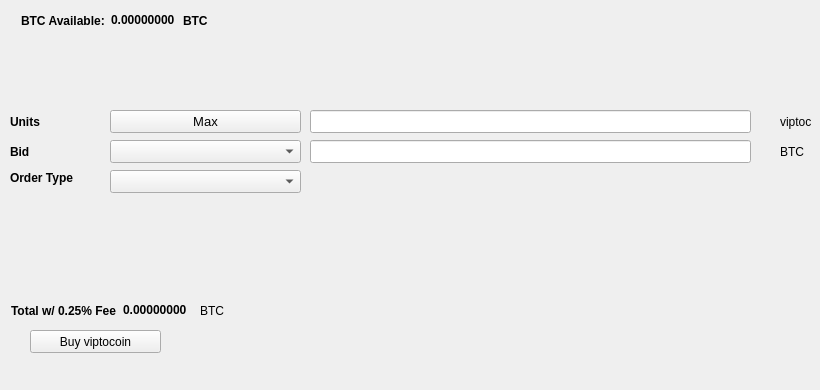
   <widget class="QWidget" name="BuyTab">
    <attribute name="title">
     <string>Buy</string>
    </attribute>
    <widget class="QPushButton" name="BuyECA">
     <property name="geometry">
      <rect>
       <x>30</x>
       <y>330</y>
       <width>131</width>
       <height>23</height>
      </rect>
     </property>
     <property name="text">
      <string>Buy viptocoin</string>
     </property>
     <property name="icon">
      <iconset resource="../viptocoin.qrc">
       <normaloff>:/icons/bitcoin</normaloff>:/icons/bitcoin</iconset>
     </property>
    </widget>
    <widget class="QLabel" name="label_3">
     <property name="geometry">
      <rect>
       <x>10</x>
       <y>110</y>
       <width>46</width>
       <height>23</height>
      </rect>
     </property>
     <property name="font">
      <font>
       <weight>75</weight>
       <bold>true</bold>
      </font>
     </property>
     <property name="text">
      <string>Units</string>
     </property>
    </widget>
    <widget class="QLineEdit" name="UnitsInput">
     <property name="geometry">
      <rect>
       <x>310</x>
       <y>110</y>
       <width>441</width>
       <height>23</height>
      </rect>
     </property>
     <property name="font">
      <font>
       <pointsize>9</pointsize>
       <weight>75</weight>
       <bold>true</bold>
      </font>
     </property>
    </widget>
    <widget class="QLineEdit" name="BuyBidPriceEdit">
     <property name="geometry">
      <rect>
       <x>310</x>
       <y>140</y>
       <width>441</width>
       <height>23</height>
      </rect>
     </property>
     <property name="font">
      <font>
       <pointsize>9</pointsize>
       <weight>75</weight>
       <bold>true</bold>
      </font>
     </property>
    </widget>
    <widget class="QLabel" name="label_4">
     <property name="geometry">
      <rect>
       <x>780</x>
       <y>110</y>
       <width>31</width>
       <height>23</height>
      </rect>
     </property>
     <property name="text">
      <string>viptocoin</string>
     </property>
    </widget>
    <widget class="QLabel" name="label_5">
     <property name="geometry">
      <rect>
       <x>780</x>
       <y>140</y>
       <width>31</width>
       <height>23</height>
      </rect>
     </property>
     <property name="text">
      <string>BTC</string>
     </property>
    </widget>
    <widget class="QLabel" name="label_6">
     <property name="geometry">
      <rect>
       <x>10</x>
       <y>140</y>
       <width>46</width>
       <height>23</height>
      </rect>
     </property>
     <property name="font">
      <font>
       <weight>75</weight>
       <bold>true</bold>
      </font>
     </property>
     <property name="text">
      <string>Bid</string>
     </property>
    </widget>
    <widget class="QLabel" name="label_7">
     <property name="geometry">
      <rect>
       <x>10</x>
       <y>170</y>
       <width>91</width>
       <height>16</height>
      </rect>
     </property>
     <property name="font">
      <font>
       <weight>75</weight>
       <bold>true</bold>
      </font>
     </property>
     <property name="text">
      <string>Order Type</string>
     </property>
    </widget>
    <widget class="QPushButton" name="Buy_Max_Amount">
     <property name="geometry">
      <rect>
       <x>110</x>
       <y>110</y>
       <width>191</width>
       <height>23</height>
      </rect>
     </property>
     <property name="font">
      <font>
       <pointsize>10</pointsize>
      </font>
     </property>
     <property name="text">
      <string>Max</string>
     </property>
    </widget>
    <widget class="QComboBox" name="BuyBidcomboBox">
     <property name="geometry">
      <rect>
       <x>110</x>
       <y>140</y>
       <width>191</width>
       <height>23</height>
      </rect>
     </property>
     <property name="font">
      <font>
       <pointsize>10</pointsize>
      </font>
     </property>
    </widget>
    <widget class="QComboBox" name="buyOrdertypeCombo">
     <property name="geometry">
      <rect>
       <x>110</x>
       <y>170</y>
       <width>191</width>
       <height>23</height>
      </rect>
     </property>
     <property name="font">
      <font>
       <pointsize>10</pointsize>
      </font>
     </property>
    </widget>
    <widget class="QWidget" name="layoutWidget1">
     <property name="geometry">
      <rect>
       <x>21</x>
       <y>11</y>
       <width>227</width>
       <height>19</height>
      </rect>
     </property>
     <layout class="QHBoxLayout" name="horizontalLayout_3">
      <item>
       <widget class="QLabel" name="label232">
        <property name="font">
         <font>
          <weight>75</weight>
          <bold>true</bold>
         </font>
        </property>
        <property name="text">
         <string>BTC Available:</string>
        </property>
       </widget>
      </item>
      <item>
       <widget class="QLabel" name="BtcAvailableLbl">
        <property name="palette">
         <palette>
          <active>
           <colorrole role="WindowText">
            <brush brushstyle="SolidPattern">
             <color alpha="255">
              <red>0</red>
              <green>0</green>
              <blue>0</blue>
             </color>
            </brush>
           </colorrole>
           <colorrole role="Button">
            <brush brushstyle="SolidPattern">
             <color alpha="255">
              <red>0</red>
              <green>170</green>
              <blue>0</blue>
             </color>
            </brush>
           </colorrole>
           <colorrole role="Light">
            <brush brushstyle="SolidPattern">
             <color alpha="255">
              <red>0</red>
              <green>255</green>
              <blue>0</blue>
             </color>
            </brush>
           </colorrole>
           <colorrole role="Midlight">
            <brush brushstyle="SolidPattern">
             <color alpha="255">
              <red>0</red>
              <green>212</green>
              <blue>0</blue>
             </color>
            </brush>
           </colorrole>
           <colorrole role="Dark">
            <brush brushstyle="SolidPattern">
             <color alpha="255">
              <red>0</red>
              <green>85</green>
              <blue>0</blue>
             </color>
            </brush>
           </colorrole>
           <colorrole role="Mid">
            <brush brushstyle="SolidPattern">
             <color alpha="255">
              <red>0</red>
              <green>113</green>
              <blue>0</blue>
             </color>
            </brush>
           </colorrole>
           <colorrole role="Text">
            <brush brushstyle="SolidPattern">
             <color alpha="255">
              <red>0</red>
              <green>170</green>
              <blue>0</blue>
             </color>
            </brush>
           </colorrole>
           <colorrole role="BrightText">
            <brush brushstyle="SolidPattern">
             <color alpha="255">
              <red>255</red>
              <green>255</green>
              <blue>255</blue>
             </color>
            </brush>
           </colorrole>
           <colorrole role="ButtonText">
            <brush brushstyle="SolidPattern">
             <color alpha="255">
              <red>0</red>
              <green>0</green>
              <blue>0</blue>
             </color>
            </brush>
           </colorrole>
           <colorrole role="Base">
            <brush brushstyle="SolidPattern">
             <color alpha="255">
              <red>255</red>
              <green>255</green>
              <blue>255</blue>
             </color>
            </brush>
           </colorrole>
           <colorrole role="Window">
            <brush brushstyle="SolidPattern">
             <color alpha="255">
              <red>0</red>
              <green>170</green>
              <blue>0</blue>
             </color>
            </brush>
           </colorrole>
           <colorrole role="Shadow">
            <brush brushstyle="SolidPattern">
             <color alpha="255">
              <red>0</red>
              <green>0</green>
              <blue>0</blue>
             </color>
            </brush>
           </colorrole>
           <colorrole role="AlternateBase">
            <brush brushstyle="SolidPattern">
             <color alpha="255">
              <red>127</red>
              <green>212</green>
              <blue>127</blue>
             </color>
            </brush>
           </colorrole>
           <colorrole role="ToolTipBase">
            <brush brushstyle="SolidPattern">
             <color alpha="255">
              <red>255</red>
              <green>255</green>
              <blue>220</blue>
             </color>
            </brush>
           </colorrole>
           <colorrole role="ToolTipText">
            <brush brushstyle="SolidPattern">
             <color alpha="255">
              <red>0</red>
              <green>0</green>
              <blue>0</blue>
             </color>
            </brush>
           </colorrole>
          </active>
          <inactive>
           <colorrole role="WindowText">
            <brush brushstyle="SolidPattern">
             <color alpha="255">
              <red>0</red>
              <green>0</green>
              <blue>0</blue>
             </color>
            </brush>
           </colorrole>
           <colorrole role="Button">
            <brush brushstyle="SolidPattern">
             <color alpha="255">
              <red>0</red>
              <green>170</green>
              <blue>0</blue>
             </color>
            </brush>
           </colorrole>
           <colorrole role="Light">
            <brush brushstyle="SolidPattern">
             <color alpha="255">
              <red>0</red>
              <green>255</green>
              <blue>0</blue>
             </color>
            </brush>
           </colorrole>
           <colorrole role="Midlight">
            <brush brushstyle="SolidPattern">
             <color alpha="255">
              <red>0</red>
              <green>212</green>
              <blue>0</blue>
             </color>
            </brush>
           </colorrole>
           <colorrole role="Dark">
            <brush brushstyle="SolidPattern">
             <color alpha="255">
              <red>0</red>
              <green>85</green>
              <blue>0</blue>
             </color>
            </brush>
           </colorrole>
           <colorrole role="Mid">
            <brush brushstyle="SolidPattern">
             <color alpha="255">
              <red>0</red>
              <green>113</green>
              <blue>0</blue>
             </color>
            </brush>
           </colorrole>
           <colorrole role="Text">
            <brush brushstyle="SolidPattern">
             <color alpha="255">
              <red>0</red>
              <green>170</green>
              <blue>0</blue>
             </color>
            </brush>
           </colorrole>
           <colorrole role="BrightText">
            <brush brushstyle="SolidPattern">
             <color alpha="255">
              <red>255</red>
              <green>255</green>
              <blue>255</blue>
             </color>
            </brush>
           </colorrole>
           <colorrole role="ButtonText">
            <brush brushstyle="SolidPattern">
             <color alpha="255">
              <red>0</red>
              <green>0</green>
              <blue>0</blue>
             </color>
            </brush>
           </colorrole>
           <colorrole role="Base">
            <brush brushstyle="SolidPattern">
             <color alpha="255">
              <red>255</red>
              <green>255</green>
              <blue>255</blue>
             </color>
            </brush>
           </colorrole>
           <colorrole role="Window">
            <brush brushstyle="SolidPattern">
             <color alpha="255">
              <red>0</red>
              <green>170</green>
              <blue>0</blue>
             </color>
            </brush>
           </colorrole>
           <colorrole role="Shadow">
            <brush brushstyle="SolidPattern">
             <color alpha="255">
              <red>0</red>
              <green>0</green>
              <blue>0</blue>
             </color>
            </brush>
           </colorrole>
           <colorrole role="AlternateBase">
            <brush brushstyle="SolidPattern">
             <color alpha="255">
              <red>127</red>
              <green>212</green>
              <blue>127</blue>
             </color>
            </brush>
           </colorrole>
           <colorrole role="ToolTipBase">
            <brush brushstyle="SolidPattern">
             <color alpha="255">
              <red>255</red>
              <green>255</green>
              <blue>220</blue>
             </color>
            </brush>
           </colorrole>
           <colorrole role="ToolTipText">
            <brush brushstyle="SolidPattern">
             <color alpha="255">
              <red>0</red>
              <green>0</green>
              <blue>0</blue>
             </color>
            </brush>
           </colorrole>
          </inactive>
          <disabled>
           <colorrole role="WindowText">
            <brush brushstyle="SolidPattern">
             <color alpha="255">
              <red>0</red>
              <green>85</green>
              <blue>0</blue>
             </color>
            </brush>
           </colorrole>
           <colorrole role="Button">
            <brush brushstyle="SolidPattern">
             <color alpha="255">
              <red>0</red>
              <green>170</green>
              <blue>0</blue>
             </color>
            </brush>
           </colorrole>
           <colorrole role="Light">
            <brush brushstyle="SolidPattern">
             <color alpha="255">
              <red>0</red>
              <green>255</green>
              <blue>0</blue>
             </color>
            </brush>
           </colorrole>
           <colorrole role="Midlight">
            <brush brushstyle="SolidPattern">
             <color alpha="255">
              <red>0</red>
              <green>212</green>
              <blue>0</blue>
             </color>
            </brush>
           </colorrole>
           <colorrole role="Dark">
            <brush brushstyle="SolidPattern">
             <color alpha="255">
              <red>0</red>
              <green>85</green>
              <blue>0</blue>
             </color>
            </brush>
           </colorrole>
           <colorrole role="Mid">
            <brush brushstyle="SolidPattern">
             <color alpha="255">
              <red>0</red>
              <green>113</green>
              <blue>0</blue>
             </color>
            </brush>
           </colorrole>
           <colorrole role="Text">
            <brush brushstyle="SolidPattern">
             <color alpha="255">
              <red>0</red>
              <green>85</green>
              <blue>0</blue>
             </color>
            </brush>
           </colorrole>
           <colorrole role="BrightText">
            <brush brushstyle="SolidPattern">
             <color alpha="255">
              <red>255</red>
              <green>255</green>
              <blue>255</blue>
             </color>
            </brush>
           </colorrole>
           <colorrole role="ButtonText">
            <brush brushstyle="SolidPattern">
             <color alpha="255">
              <red>0</red>
              <green>85</green>
              <blue>0</blue>
             </color>
            </brush>
           </colorrole>
           <colorrole role="Base">
            <brush brushstyle="SolidPattern">
             <color alpha="255">
              <red>0</red>
              <green>170</green>
              <blue>0</blue>
             </color>
            </brush>
           </colorrole>
           <colorrole role="Window">
            <brush brushstyle="SolidPattern">
             <color alpha="255">
              <red>0</red>
              <green>170</green>
              <blue>0</blue>
             </color>
            </brush>
           </colorrole>
           <colorrole role="Shadow">
            <brush brushstyle="SolidPattern">
             <color alpha="255">
              <red>0</red>
              <green>0</green>
              <blue>0</blue>
             </color>
            </brush>
           </colorrole>
           <colorrole role="AlternateBase">
            <brush brushstyle="SolidPattern">
             <color alpha="255">
              <red>0</red>
              <green>170</green>
              <blue>0</blue>
             </color>
            </brush>
           </colorrole>
           <colorrole role="ToolTipBase">
            <brush brushstyle="SolidPattern">
             <color alpha="255">
              <red>255</red>
              <green>255</green>
              <blue>220</blue>
             </color>
            </brush>
           </colorrole>
           <colorrole role="ToolTipText">
            <brush brushstyle="SolidPattern">
             <color alpha="255">
              <red>0</red>
              <green>0</green>
              <blue>0</blue>
             </color>
            </brush>
           </colorrole>
          </disabled>
         </palette>
        </property>
        <property name="font">
         <font>
          <weight>75</weight>
          <bold>true</bold>
         </font>
        </property>
        <property name="text">
         <string>0.00000000</string>
        </property>
        <property name="textInteractionFlags">
         <set>Qt::LinksAccessibleByMouse|Qt::TextSelectableByKeyboard|Qt::TextSelectableByMouse</set>
        </property>
       </widget>
      </item>
      <item>
       <widget class="QLabel" name="BtcAvailableLbl_2">
        <property name="font">
         <font>
          <weight>75</weight>
          <bold>true</bold>
         </font>
        </property>
        <property name="text">
         <string>BTC</string>
        </property>
       </widget>
      </item>
     </layout>
    </widget>
    <widget class="QWidget" name="layoutWidge2">
     <property name="geometry">
      <rect>
       <x>11</x>
       <y>301</y>
       <width>259</width>
       <height>19</height>
      </rect>
     </property>
     <layout class="QHBoxLayout" name="horizontalLayout_4">
      <item>
       <widget class="QLabel" name="label_9">
        <property name="font">
         <font>
          <weight>75</weight>
          <bold>true</bold>
         </font>
        </property>
        <property name="text">
         <string>Total w/ 0.25% Fee</string>
        </property>
       </widget>
      </item>
      <item>
       <widget class="QLabel" name="BuyCostLabel">
        <property name="palette">
         <palette>
          <active>
           <colorrole role="WindowText">
            <brush brushstyle="SolidPattern">
             <color alpha="255">
              <red>0</red>
              <green>0</green>
              <blue>0</blue>
             </color>
            </brush>
           </colorrole>
           <colorrole role="Button">
            <brush brushstyle="SolidPattern">
             <color alpha="255">
              <red>0</red>
              <green>170</green>
              <blue>0</blue>
             </color>
            </brush>
           </colorrole>
           <colorrole role="Light">
            <brush brushstyle="SolidPattern">
             <color alpha="255">
              <red>0</red>
              <green>255</green>
              <blue>0</blue>
             </color>
            </brush>
           </colorrole>
           <colorrole role="Midlight">
            <brush brushstyle="SolidPattern">
             <color alpha="255">
              <red>0</red>
              <green>212</green>
              <blue>0</blue>
             </color>
            </brush>
           </colorrole>
           <colorrole role="Dark">
            <brush brushstyle="SolidPattern">
             <color alpha="255">
              <red>0</red>
              <green>85</green>
              <blue>0</blue>
             </color>
            </brush>
           </colorrole>
           <colorrole role="Mid">
            <brush brushstyle="SolidPattern">
             <color alpha="255">
              <red>0</red>
              <green>113</green>
              <blue>0</blue>
             </color>
            </brush>
           </colorrole>
           <colorrole role="Text">
            <brush brushstyle="SolidPattern">
             <color alpha="255">
              <red>0</red>
              <green>170</green>
              <blue>0</blue>
             </color>
            </brush>
           </colorrole>
           <colorrole role="BrightText">
            <brush brushstyle="SolidPattern">
             <color alpha="255">
              <red>255</red>
              <green>255</green>
              <blue>255</blue>
             </color>
            </brush>
           </colorrole>
           <colorrole role="ButtonText">
            <brush brushstyle="SolidPattern">
             <color alpha="255">
              <red>0</red>
              <green>0</green>
              <blue>0</blue>
             </color>
            </brush>
           </colorrole>
           <colorrole role="Base">
            <brush brushstyle="SolidPattern">
             <color alpha="255">
              <red>255</red>
              <green>255</green>
              <blue>255</blue>
             </color>
            </brush>
           </colorrole>
           <colorrole role="Window">
            <brush brushstyle="SolidPattern">
             <color alpha="255">
              <red>0</red>
              <green>170</green>
              <blue>0</blue>
             </color>
            </brush>
           </colorrole>
           <colorrole role="Shadow">
            <brush brushstyle="SolidPattern">
             <color alpha="255">
              <red>0</red>
              <green>0</green>
              <blue>0</blue>
             </color>
            </brush>
           </colorrole>
           <colorrole role="AlternateBase">
            <brush brushstyle="SolidPattern">
             <color alpha="255">
              <red>127</red>
              <green>212</green>
              <blue>127</blue>
             </color>
            </brush>
           </colorrole>
           <colorrole role="ToolTipBase">
            <brush brushstyle="SolidPattern">
             <color alpha="255">
              <red>255</red>
              <green>255</green>
              <blue>220</blue>
             </color>
            </brush>
           </colorrole>
           <colorrole role="ToolTipText">
            <brush brushstyle="SolidPattern">
             <color alpha="255">
              <red>0</red>
              <green>0</green>
              <blue>0</blue>
             </color>
            </brush>
           </colorrole>
          </active>
          <inactive>
           <colorrole role="WindowText">
            <brush brushstyle="SolidPattern">
             <color alpha="255">
              <red>0</red>
              <green>0</green>
              <blue>0</blue>
             </color>
            </brush>
           </colorrole>
           <colorrole role="Button">
            <brush brushstyle="SolidPattern">
             <color alpha="255">
              <red>0</red>
              <green>170</green>
              <blue>0</blue>
             </color>
            </brush>
           </colorrole>
           <colorrole role="Light">
            <brush brushstyle="SolidPattern">
             <color alpha="255">
              <red>0</red>
              <green>255</green>
              <blue>0</blue>
             </color>
            </brush>
           </colorrole>
           <colorrole role="Midlight">
            <brush brushstyle="SolidPattern">
             <color alpha="255">
              <red>0</red>
              <green>212</green>
              <blue>0</blue>
             </color>
            </brush>
           </colorrole>
           <colorrole role="Dark">
            <brush brushstyle="SolidPattern">
             <color alpha="255">
              <red>0</red>
              <green>85</green>
              <blue>0</blue>
             </color>
            </brush>
           </colorrole>
           <colorrole role="Mid">
            <brush brushstyle="SolidPattern">
             <color alpha="255">
              <red>0</red>
              <green>113</green>
              <blue>0</blue>
             </color>
            </brush>
           </colorrole>
           <colorrole role="Text">
            <brush brushstyle="SolidPattern">
             <color alpha="255">
              <red>0</red>
              <green>170</green>
              <blue>0</blue>
             </color>
            </brush>
           </colorrole>
           <colorrole role="BrightText">
            <brush brushstyle="SolidPattern">
             <color alpha="255">
              <red>255</red>
              <green>255</green>
              <blue>255</blue>
             </color>
            </brush>
           </colorrole>
           <colorrole role="ButtonText">
            <brush brushstyle="SolidPattern">
             <color alpha="255">
              <red>0</red>
              <green>0</green>
              <blue>0</blue>
             </color>
            </brush>
           </colorrole>
           <colorrole role="Base">
            <brush brushstyle="SolidPattern">
             <color alpha="255">
              <red>255</red>
              <green>255</green>
              <blue>255</blue>
             </color>
            </brush>
           </colorrole>
           <colorrole role="Window">
            <brush brushstyle="SolidPattern">
             <color alpha="255">
              <red>0</red>
              <green>170</green>
              <blue>0</blue>
             </color>
            </brush>
           </colorrole>
           <colorrole role="Shadow">
            <brush brushstyle="SolidPattern">
             <color alpha="255">
              <red>0</red>
              <green>0</green>
              <blue>0</blue>
             </color>
            </brush>
           </colorrole>
           <colorrole role="AlternateBase">
            <brush brushstyle="SolidPattern">
             <color alpha="255">
              <red>127</red>
              <green>212</green>
              <blue>127</blue>
             </color>
            </brush>
           </colorrole>
           <colorrole role="ToolTipBase">
            <brush brushstyle="SolidPattern">
             <color alpha="255">
              <red>255</red>
              <green>255</green>
              <blue>220</blue>
             </color>
            </brush>
           </colorrole>
           <colorrole role="ToolTipText">
            <brush brushstyle="SolidPattern">
             <color alpha="255">
              <red>0</red>
              <green>0</green>
              <blue>0</blue>
             </color>
            </brush>
           </colorrole>
          </inactive>
          <disabled>
           <colorrole role="WindowText">
            <brush brushstyle="SolidPattern">
             <color alpha="255">
              <red>0</red>
              <green>85</green>
              <blue>0</blue>
             </color>
            </brush>
           </colorrole>
           <colorrole role="Button">
            <brush brushstyle="SolidPattern">
             <color alpha="255">
              <red>0</red>
              <green>170</green>
              <blue>0</blue>
             </color>
            </brush>
           </colorrole>
           <colorrole role="Light">
            <brush brushstyle="SolidPattern">
             <color alpha="255">
              <red>0</red>
              <green>255</green>
              <blue>0</blue>
             </color>
            </brush>
           </colorrole>
           <colorrole role="Midlight">
            <brush brushstyle="SolidPattern">
             <color alpha="255">
              <red>0</red>
              <green>212</green>
              <blue>0</blue>
             </color>
            </brush>
           </colorrole>
           <colorrole role="Dark">
            <brush brushstyle="SolidPattern">
             <color alpha="255">
              <red>0</red>
              <green>85</green>
              <blue>0</blue>
             </color>
            </brush>
           </colorrole>
           <colorrole role="Mid">
            <brush brushstyle="SolidPattern">
             <color alpha="255">
              <red>0</red>
              <green>113</green>
              <blue>0</blue>
             </color>
            </brush>
           </colorrole>
           <colorrole role="Text">
            <brush brushstyle="SolidPattern">
             <color alpha="255">
              <red>0</red>
              <green>85</green>
              <blue>0</blue>
             </color>
            </brush>
           </colorrole>
           <colorrole role="BrightText">
            <brush brushstyle="SolidPattern">
             <color alpha="255">
              <red>255</red>
              <green>255</green>
              <blue>255</blue>
             </color>
            </brush>
           </colorrole>
           <colorrole role="ButtonText">
            <brush brushstyle="SolidPattern">
             <color alpha="255">
              <red>0</red>
              <green>85</green>
              <blue>0</blue>
             </color>
            </brush>
           </colorrole>
           <colorrole role="Base">
            <brush brushstyle="SolidPattern">
             <color alpha="255">
              <red>0</red>
              <green>170</green>
              <blue>0</blue>
             </color>
            </brush>
           </colorrole>
           <colorrole role="Window">
            <brush brushstyle="SolidPattern">
             <color alpha="255">
              <red>0</red>
              <green>170</green>
              <blue>0</blue>
             </color>
            </brush>
           </colorrole>
           <colorrole role="Shadow">
            <brush brushstyle="SolidPattern">
             <color alpha="255">
              <red>0</red>
              <green>0</green>
              <blue>0</blue>
             </color>
            </brush>
           </colorrole>
           <colorrole role="AlternateBase">
            <brush brushstyle="SolidPattern">
             <color alpha="255">
              <red>0</red>
              <green>170</green>
              <blue>0</blue>
             </color>
            </brush>
           </colorrole>
           <colorrole role="ToolTipBase">
            <brush brushstyle="SolidPattern">
             <color alpha="255">
              <red>255</red>
              <green>255</green>
              <blue>220</blue>
             </color>
            </brush>
           </colorrole>
           <colorrole role="ToolTipText">
            <brush brushstyle="SolidPattern">
             <color alpha="255">
              <red>0</red>
              <green>0</green>
              <blue>0</blue>
             </color>
            </brush>
           </colorrole>
          </disabled>
         </palette>
        </property>
        <property name="font">
         <font>
          <weight>75</weight>
          <bold>true</bold>
         </font>
        </property>
        <property name="autoFillBackground">
         <bool>false</bool>
        </property>
        <property name="text">
         <string>0.00000000</string>
        </property>
        <property name="textInteractionFlags">
         <set>Qt::LinksAccessibleByMouse|Qt::TextSelectableByMouse</set>
        </property>
       </widget>
      </item>
      <item>
       <widget class="QLabel" name="label_10">
        <property name="font">
         <font>
          <weight>50</weight>
          <bold>false</bold>
         </font>
        </property>
        <property name="text">
         <string>BTC</string>
        </property>
       </widget>
      </item>
     </layout>
    </widget>
    <widget class="QLabel" name="label_24">
     <property name="geometry">
      <rect>
       <x>460</x>
       <y>300</y>
       <width>281</width>
       <height>81</height>
      </rect>
     </property>
     <property name="text">
      <string/>
     </property>
     <property name="pixmap">
      <pixmap>:/images/bittrex</pixmap>
     </property>
    </widget>
   </widget>
